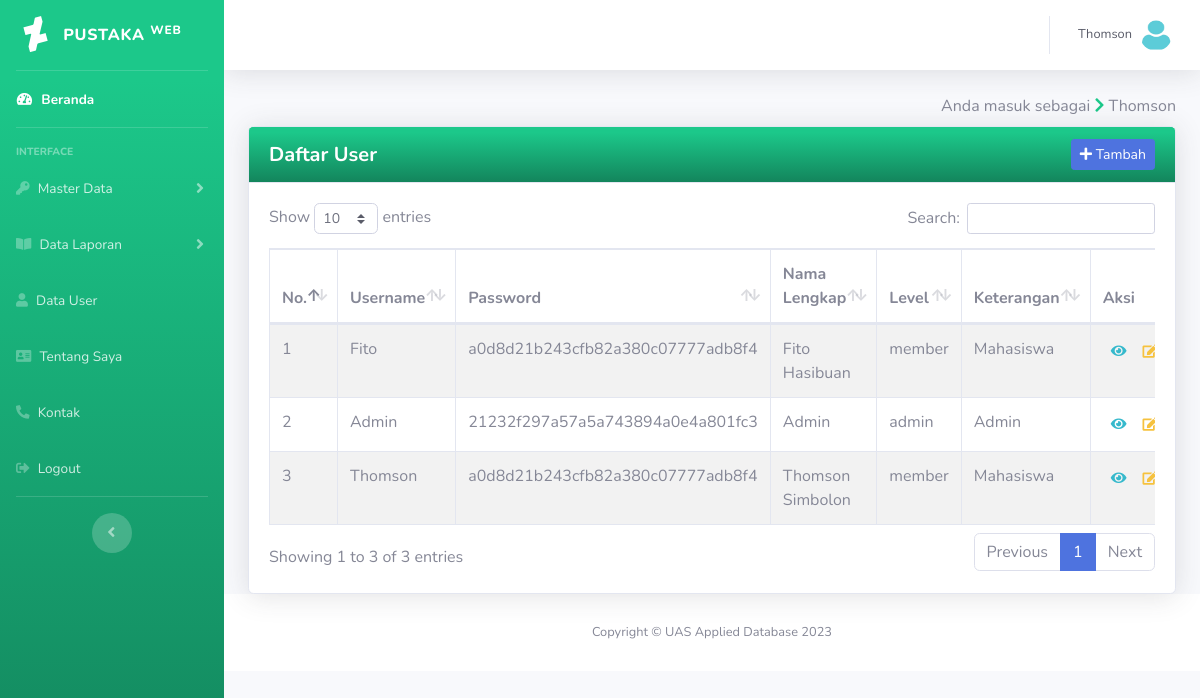
Page /user.php (signed in) on the committed database.
### tables this page shows
CREATE TABLE `tb_users` (
  `id_users` int(11) NOT NULL,
  `username` varchar(50) NOT NULL,
  `password` varchar(50) NOT NULL,
  `nama_lengkap` varchar(50) NOT NULL,
  `level` enum('admin','member') NOT NULL,
  `keterangan` varchar(50) NOT NULL
);

### user.php (the view, shortened to what this page needs)
<!DOCTYPE html>
<html lang="en">
<head>
    <link href="Assets/vendor/fontawesome-free/css/all.min.css" rel="stylesheet" type="text/css">
    <link href="Assets/css/sb-admin-2.css" rel="stylesheet">
    <link rel="stylesheet" href="Assets/custom/style.css">
    <link href="Assets/vendor/datatables/dataTables.bootstrap4.min.css" rel="stylesheet">
</head>
<body id="page-top">
    <div id="wrapper">
        <ul class="navbar-nav bg-gradient-success sidebar sidebar-dark accordion" id="accordionSidebar">
            <a class="sidebar-brand d-flex align-items-center justify-content-center" href="index.php">
                <div class="sidebar-brand-icon rotate-n-15">
                    <i class="fab fa-deviantart"></i>
                </div>
                <div class="sidebar-brand-text mx-3">Pustaka <sup>Web</sup></div>
            </a>
            <hr class="sidebar-divider my-0">
            <li class="nav-item active">
                <a class="nav-link" href="index.php">
                    <i class="fas fa-fw fa-tachometer-alt"></i>
                    <span>Beranda</span></a>
            </li>
            <hr class="sidebar-divider">
            <div class="sidebar-heading">
                Interface
            </div>
            <li class="nav-item">
                <a class="nav-link collapsed" href="#" data-toggle="collapse" data-target="#collapseTwo" aria-expanded="true" aria-controls="collapseTwo">
                    <i class="fas fa-key"></i>
                    <span>Master Data</span>
                </a>
            </li>
            <li class="nav-item">
                <a class="nav-link collapsed" href="#" data-toggle="collapse" data-target="#collapseUtilities" aria-expanded="true" aria-controls="collapseUtilities">
                    <i class="fas fa-book-open"></i>
                    <span>Data Laporan</span>
                </a>
            </li>
            <li class="nav-item">
                <a class="nav-link collapsed" href="user.php">
                    <i class="fas fa-user"></i>
                    <span>Data User</span>
                </a>
            </li>
            <li class="nav-item">
                <a class="nav-link collapsed" href="tentang.php">
                    <i class="fas fa-address-card"></i>
                    <span>Tentang Saya</span>
                </a>
            </li>
            <li class="nav-item">
                <a class="nav-link collapsed" href="kontak.php">
                    <i class="fas fa-phone-alt"></i>
                    <span>Kontak</span>
                </a>
            </li>
            <li class="nav-item">
                <a class="nav-link" href="logout.php">
                    <i class="fas fa-sign-out-alt"></i>
                    <span>Logout</span>
                </a>
            </li>
            <hr class="sidebar-divider d-none d-md-block">
            <div class="text-center d-none d-md-inline">
                <button class="rounded-circle border-0" id="sidebarToggle"></button>
            </div>
        </ul>
        <div id="content-wrapper" class="d-flex flex-column">
            <div id="content">
                <nav class="navbar navbar-expand navbar-light bg-white topbar mb-4 static-top shadow">
                    <ul class="navbar-nav ml-auto">
                        <li class="nav-item dropdown no-arrow">
                            <a class="nav-link dropdown-toggle" href="#" id="userDropdown" role="button" data-toggle="dropdown" aria-haspopup="true" aria-expanded="false">
                                <span class="mr-2 d-none d-lg-inline text-gray-800 small"><?php echo $_SESSION['username']; ?></span>
                                <img class="img-profile rounded-circle" src="images/user.png">
                            </a>
                        </li>
                    </ul>
                </nav>
                <div class="container-fluid">
                    <div class="d-sm-flex align-items-end justify-content-end mb-2 mr-0 text-decoration-underline">
                        <p class="mb-0 text-gray-600 text-decoration-underline">Anda masuk sebagai <i class="fas fa-chevron-right text-success"></i> <?php echo $_SESSION['username'] ?></p>
                    </div>
                    <div class="row">
                        <div class="col-lg-12">
                            <div class="card shadow">
                                <div class="card-header bg-gradient-success d-flex align-items-center justify-content-between">
                                    <h5 class="text-white m-0 font-weight-bold text-underline">Daftar User</h5>
                                    <button type="button" class="btn btn-primary btn-sm" data-toggle="modal" data-target="#modalTambah">
                                        <i class="fas fa-plus"></i> Tambah
                                    </button>
                                </div>
                                <div class="card-body">
                                    <div class="table-responsive">
                                        <table id="dataTable" class="table table-bordered table-striped table-hover" width="100%" cellspacing="0">
                                            <thead>
                                                <tr>
                                                    <th>No.</th>
                                                    <th>Username</th>
                                                    <th>Password</th>
                                                    <th>Nama Lengkap</th>
                                                    <th>Level</th>
                                                    <th>Keterangan</th>
                                                    <th>Aksi</th>
                                                </tr>
                                            </thead>
                                            <tbody>
                                                <?php
                                                include  'config/koneksi.php';
                                                $no = 0;
                                                $sql = "SELECT * FROM tb_users ORDER BY id_users DESC";
                                                $query = mysqli_query($koneksi, $sql);
                                                while ($data = mysqli_fetch_array($query)) {
                                                    $no++;
                                                ?>
                                                    <tr>
                                                        <td><?= $no ?></td>
                                                        <td><?= $data['username']; ?></td>
                                                        <td><?= $data['password']; ?></td>
                                                        <td><?= $data['nama_lengkap']; ?></td>
                                                        <td><?= $data['level']; ?></td>
                                                        <td><?= $data['keterangan']; ?></td>
                                                        <td class="d-flex align-items-center justify-content-between">
                                                            <a href="#" type="button" class="btn-sm btn-custom" data-toggle="modal" data-target="#modalDetail<?php echo $data['id_users']; ?>">
                                                                <span class="fas fa-eye text-info"></span>
                                                            </a>
                                                            <a type="button" href="#" class="btn-sm btn-custom" data-toggle="modal" data-target="#modalEdit<?php echo $data['id_users']; ?>">
                                                                <span class="fas fa-edit text-warning"></span>
                                                            </a>
                                                        </td>
                                                    </tr>
                                                <?php } ?>
                                            </tbody>
                                        </table>
                                    </div>
                                </div>
                            </div>
                        </div>
                    </div>
                </div>
                <footer class="sticky-footer bg-white">
                    <div class="container my-auto">
                        <div class="copyright text-center my-auto">
                            <span>Copyright &copy; UAS Applied Database 2023</span>
                        </div>
                    </div>
                </footer>
            </div>
        </div>
</body>
</html>

### Assets/custom/style.css (style rules this page uses)
.btn-custom { transition: transform 0.25s ease-in-out; }

### rows in the picture
tb_users: username "Fito", password "a0d8d21b243cfb82a380c07777adb8f4", nama_lengkap "Fito Hasibuan", level "member", keterangan "Mahasiswa"
tb_users: username "Admin", password "21232f297a57a5a743894a0e4a801fc3", nama_lengkap "Admin", level "admin", keterangan "Admin"
tb_users: username "Thomson", password "a0d8d21b243cfb82a380c07777adb8f4", nama_lengkap "Thomson Simbolon", level "member", keterangan "Mahasiswa"

### other values in the picture
$_SESSION['username'] "Thomson"
